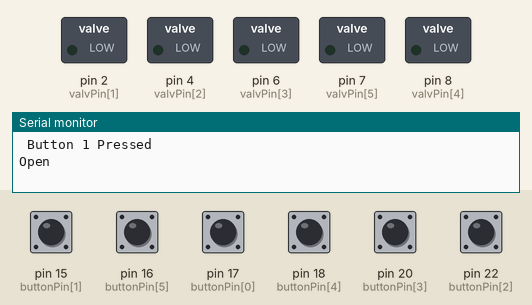
The sketch below on a simulated Arduino Mega 2560, built with avr-gcc and run on an emulated ATmega2560. On the bench: switched loads named in the sketch (green lamp = pin HIGH), the last lines printed to the serial monitor. Inputs (shaded band) come from the test bench; at power-on: pin 15 (buttonPin[1]), pin 16 (buttonPin[5]), pin 17 (buttonPin[0]), pin 18 (buttonPin[4]), pin 20 (buttonPin[3]), pin 22 (buttonPin[2]) LOW. Pins used as bus, display or sensor lines are not drawn.

Above: at 1.0 s.
At 3.0 s:
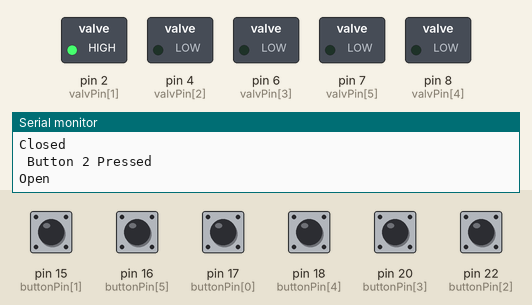
At 5.0 s:
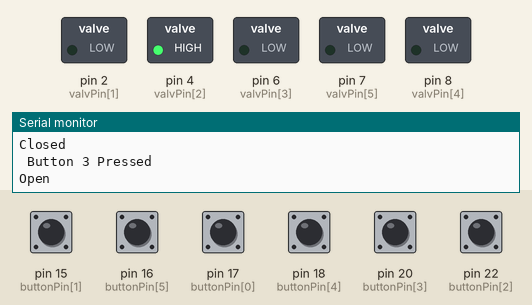
At 7.0 s:
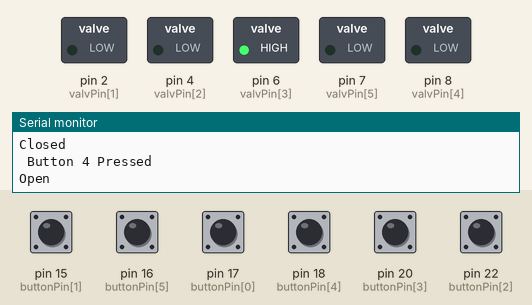
At 9.0 s:
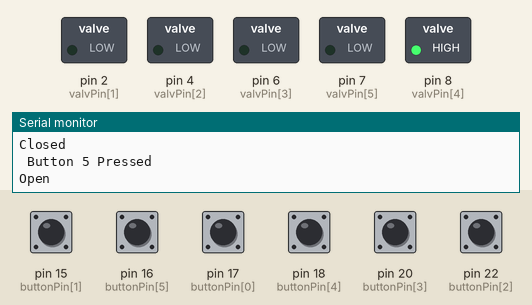
At 11.0 s:
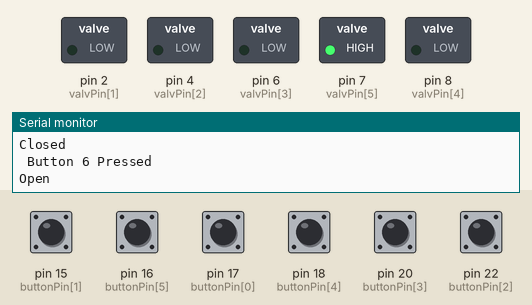
Timing chart, 0 to 15.6 s (numbered marks = the images above):
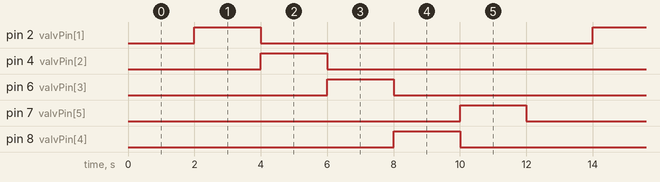

Measured:
- by itself, pin 2 (valvPin[1]), pin 4 (valvPin[2]), pin 6 (valvPin[3]), pin 7 (valvPin[5]), pin 8 (valvPin[4]): alternates HIGH for 2.0 s and LOW for 10.0 s
- by itself, everything shown: repeats every 12.0 s, in 6 steps

The sketch:

test_elettrovalvola_SSR.ino.ino
```cpp
#define VALVNUM 6
const int valvPin[VALVNUM] = {0, 2, 4, 6, 8, 7};
const int buttonPin[VALVNUM] = {17, 15, 22, 20, 18, 16};
int buttonState[VALVNUM] = {0, 0, 0, 0, 0, 0};
const long fluxTime = 2000;


void setup() {
  Serial.begin(9600);
  for (int i = 0; i < VALVNUM; i++) {
    pinMode(valvPin[i], OUTPUT);
    pinMode(buttonPin[i], INPUT);
    digitalWrite(valvPin[i], LOW);  // LOW se uso SSRelay
  }
}
void loop() {

  for (int i = 0; i < VALVNUM; i++) {
    buttonState[i] = digitalRead(buttonPin[i]);

    if (!buttonState[i]) {
      Serial.print(" Button "); Serial.print(i + 1); Serial.println(" Pressed");
      openValv(valvPin[i], fluxTime);
    }
  }
}

void openValv(int v, long t) {
  digitalWrite(v, HIGH); // HIGH se uso SSRelay
  Serial.println("Open");
  delay(t);
  digitalWrite(v, LOW);
  Serial.println("Closed");
}
```
